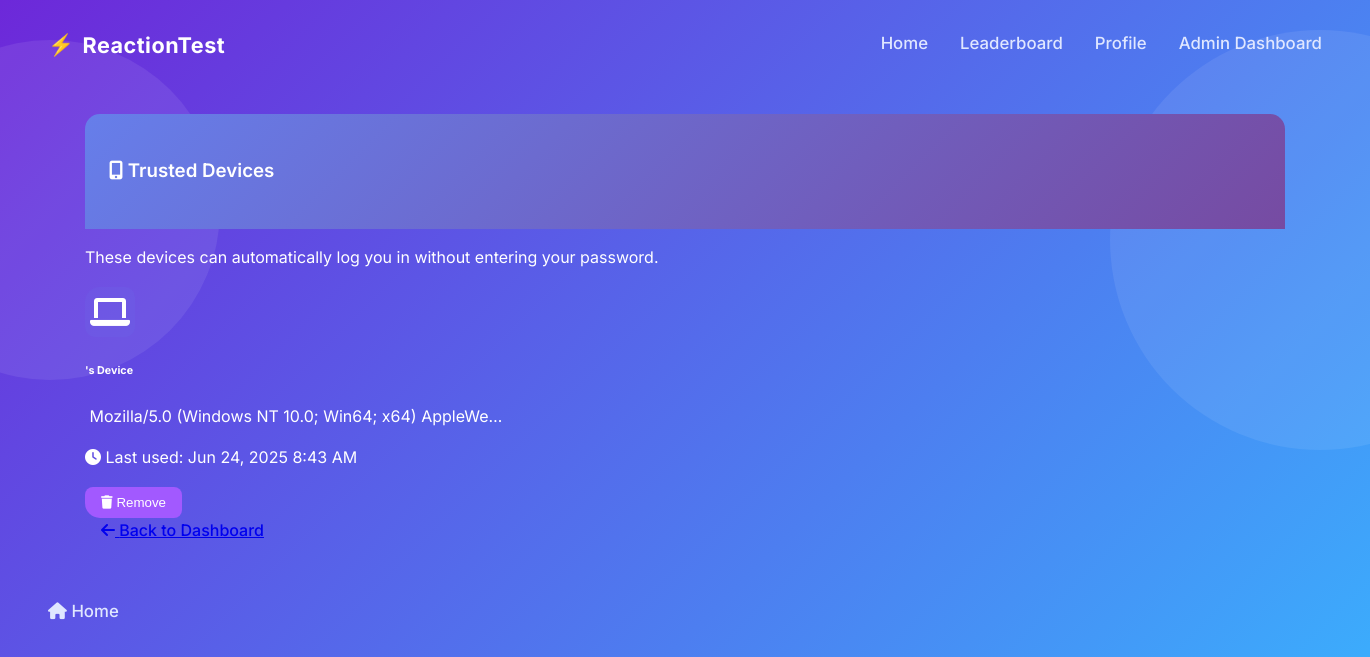
The page /accounts/manage-devices/ (signed in) on the database its author committed.
### accounts/models.py (models this page shows, shortened)
class DeviceFingerprint(models.Model):
    user = models.ForeignKey(User, on_delete=models.CASCADE)
    fingerprint_hash = models.CharField(max_length=64, unique=True)
    device_name = models.CharField(max_length=100, blank=True)
    browser_info = models.TextField(blank=True)
    screen_resolution = models.CharField(max_length=20, blank=True)
    timezone = models.CharField(max_length=50, blank=True)
    language = models.CharField(max_length=10, blank=True)
    platform = models.CharField(max_length=50, blank=True)
    is_trusted = models.BooleanField(default=False)
    last_used = models.DateTimeField(auto_now=True)
    created_at = models.DateTimeField(auto_now_add=True)
    class Meta:
        ordering = ['-last_used']

### accounts/views.py (the view, shortened to what this page needs)
# urls.py: path('manage-devices/', manage_devices_view, name='manage_devices'),
@login_required
def manage_devices_view(request):
    trusted_devices = DeviceFingerprint.objects.filter(
        user=request.user,
        is_trusted=True
    ).order_by('-last_used')
    context = {
        'trusted_devices': trusted_devices
    }
    return render(request, 'accounts/manage_devices.html', context)

### accounts/templates/accounts/manage_devices.html (shortened to what this page needs)
{% extends 'accounts/base.html' %}
{% load static %}
{% block content %}
<div class="container mt-5">
    <div class="row justify-content-center">
        <div class="col-md-8">
            <div class="card shadow-lg border-0">
                <div class="card-header bg-gradient-primary text-white">
                    <h3 class="mb-0">
                        <i class="fas fa-mobile-alt me-2"></i>
                        Trusted Devices
                    </h3>
                </div>
                <div class="card-body">
                    {% if trusted_devices %}
                        <p class="text-muted mb-4">
                            These devices can automatically log you in without entering your password.
                        </p>
                        <div class="row">
                            {% for device in trusted_devices %}
                                <div class="col-12 mb-3">
                                    <div class="card border-0 bg-light">
                                        <div class="card-body">
                                            <div class="row align-items-center">
                                                <div class="col-md-8">
                                                    <div class="d-flex align-items-center">
                                                        <div class="device-icon me-3">
                                                            <i class="fas fa-laptop fa-2x text-primary"></i>
                                                        </div>
                                                        <div>
                                                            <h6 class="mb-1">{{ device.device_name }}</h6>
                                                            <p class="text-muted mb-1 small">
                                                                {{ device.browser_info|truncatechars:50 }}
                                                            </p>
                                                            <p class="text-muted mb-0 small">
                                                                <i class="fas fa-clock me-1"></i>
                                                                Last used: {{ device.last_used|date:"M j, Y g:i A" }}
                                                            </p>
                                                        </div>
                                                    </div>
                                                </div>
                                                <div class="col-md-4 text-end">
                                                    <form method="post" class="d-inline">
                                                        <button type="submit" class="btn btn-outline-danger btn-sm"
                                                                onclick="return confirm('Are you sure you want to remove this device? You will need to log in with your password next time.')">
                                                            <i class="fas fa-trash me-1"></i>
                                                            Remove
                                                        </button>
                                                    </form>
                                                </div>
                                            </div>
                                        </div>
                                    </div>
                                </div>
                            {% endfor %}
                        </div>
                    {% endif %}
                    <div class="mt-4 text-center">
                        <a href="{% url 'dashboard' %}" class="btn btn-primary">
                            <i class="fas fa-arrow-left me-1"></i>
                            Back to Dashboard
                        </a>
                    </div>
                </div>
            </div>
        </div>
    </div>
</div>
<nav class="nav">
    <a href="{% url 'dashboard' %}" class="nav-link">
        <i class="fas fa-home"></i> Home
    </a>
</nav>
{% endblock %}

### accounts/static/accounts/css/professional_dark_theme.css (style rules this page uses)
:root { --background-color: #111827; --container-bg-color: #1f2937; --text-color: #e0e7ff; --text-color-muted: #a7b3d9; --primary-color: #a259ff; --primary-color-hover: #8a48e5; --border-color: rgba(255, 255, 255, 0.1); --game-area-bg: #1a202c; --success-color: #76c7c0; --error-color: #f15b6c; }
body { background-color: var(--background-color); color: var(--text-color); font-family: 'Inter', sans-serif; line-height: 1.6; }
.button, button { background-color: var(--primary-color); color: #fff; border: none; padding: 10px 20px; border-radius: 8px; font-weight: 600; cursor: pointer; transition: background-color 0.2s ease; text-decoration: none; display: inline-block; }
.container { max-width: 1100px; margin: 2rem auto; padding: 0 2rem; }
h1, h2, h3 { color: #fff; font-weight: 600; }
@media (min-width: 1025px) { .container { max-width: 1200px; } }

### accounts/templates/accounts/base.html (style rules this page uses)
:root { --primary-color: #a259ff; }
body { min-height: 100vh; background: linear-gradient(135deg, #6d28d9 0%, #38b6ff 100%); font-family: 'Inter', -apple-system, BlinkMacSystemFont, "Segoe UI", Roboto, sans-serif; color: #fff; overflow-x: hidden; }
.nav { display: flex; align-items: center; justify-content: space-between; padding: 1.2rem 2.5rem; background: transparent; }
.nav-link { color: #e0e7ff; font-weight: 500; text-decoration: none; font-size: 1.05rem; padding: 0.2rem 0; border-bottom: 2.5px solid transparent; transition: color 0.18s, border-color 0.18s; }

### accounts/templates/accounts/manage_devices.html (style rules this page uses)
.bg-gradient-primary { background: linear-gradient(135deg, #667eea 0%, #764ba2 100%); }
.device-icon { width: 50px; height: 50px; display: flex; align-items: center; justify-content: center; background: rgba(102, 126, 234, 0.1); border-radius: 10px; }
.card { border-radius: 15px; overflow: hidden; }
.card-header { border-bottom: none; padding: 1.5rem; }
.btn { border-radius: 8px; padding: 0.5rem 1rem; font-weight: 500; transition: all 0.3s ease; }

### rows shown on the page
DeviceFingerprint: device_name "'s Device", browser_info "Mozilla/5.0 (Windows NT 10.0; Win64; x64) AppleWe…", last_used "Jun 24, 2025 8:43 AM"
